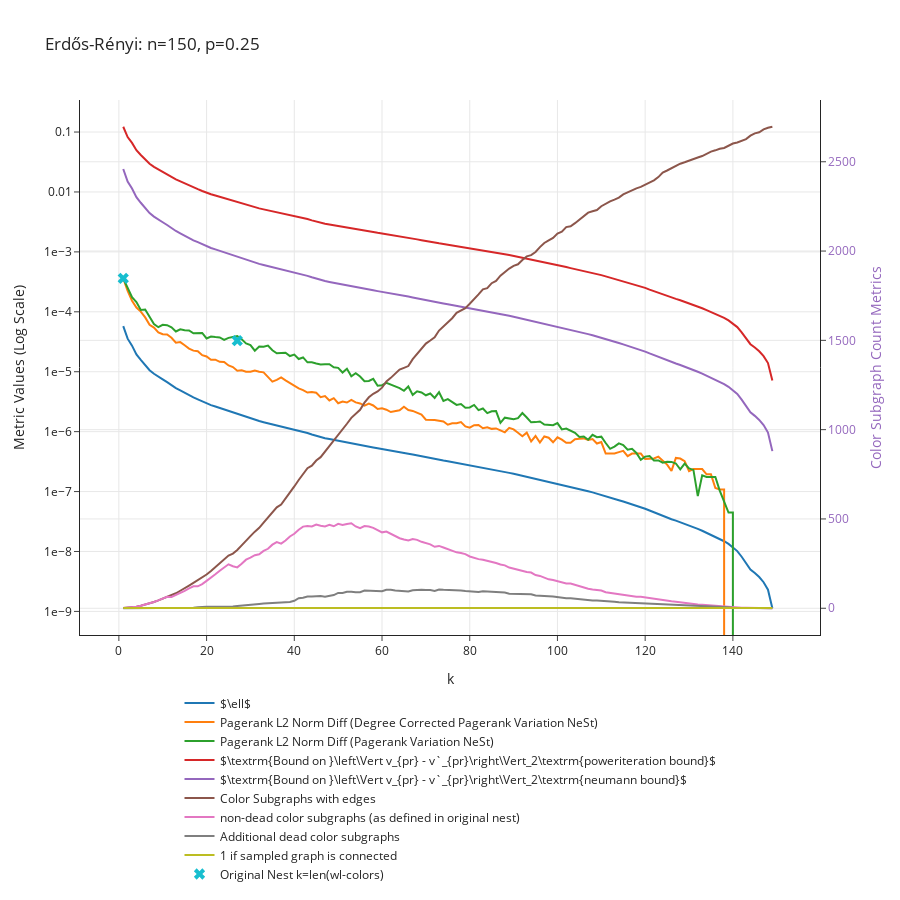

Notebook cell for this chart:
### Code cell
p = 0.25
n = 150
G = nx.erdos_renyi_graph(n, p)
data_dict = get_convergence_data_of_nest(G, min_cluster_size = 1, max_k = 150)
plot_convergence_data(data_dict, f"Erdős-Rényi: n={n}, p={p}")

### Figure 1 — Plotly figure (JSON) as saved in the notebook; plotly's stock layout.template omitted (floating-point values rounded to 4 significant figures; data arrays with more than 128 entries replaced by an {"elided": "..."} marker saying what was removed)
{"data": [{"mode": "lines", "name": "$\\ell$", "type": "scatter", "x": {"elided": "149 int values"}, "y": {"elided": "149 float values"}}, {"mode": "lines", "name": "Pagerank L2 Norm Diff (Degree Corrected Pagerank Variation NeSt)", "type": "scatter", "x": {"elided": "149 int values"}, "y": {"elided": "149 float values"}}, {"mode": "lines", "name": "Pagerank L2 Norm Diff (Pagerank Variation NeSt)", "type": "scatter", "x": {"elided": "149 int values"}, "y": {"elided": "149 float values"}}, {"mode": "lines", "name": "$\\textrm{Bound on }\\left\\Vert v_{pr} - v`_{pr}\\right\\Vert_2\\textrm{poweriteration bound}$", "type": "scatter", "x": {"elided": "149 int values"}, "y": {"elided": "149 float values"}}, {"mode": "lines", "name": "$\\textrm{Bound on }\\left\\Vert v_{pr} - v`_{pr}\\right\\Vert_2\\textrm{neumann bound}$", "type": "scatter", "x": {"elided": "149 int values"}, "y": {"elided": "149 float values"}}, {"mode": "lines", "name": "Color Subgraphs with edges", "type": "scatter", "x": {"elided": "149 int values"}, "y": {"elided": "149 int values"}, "yaxis": "y2"}, {"mode": "lines", "name": "non-dead color subgraphs (as defined in original nest)", "type": "scatter", "x": {"elided": "149 int values"}, "y": {"elided": "149 int values"}, "yaxis": "y2"}, {"mode": "lines", "name": "Additional dead color subgraphs", "type": "scatter", "x": {"elided": "149 int values"}, "y": {"elided": "149 int values"}, "yaxis": "y2"}, {"mode": "lines", "name": "1 if sampled graph is connected", "type": "scatter", "x": {"elided": "149 int values"}, "y": {"elided": "149 int values"}, "yaxis": "y2"}, {"marker": {"size": 10, "symbol": "x"}, "mode": "markers", "name": "Original Nest k=len(wl-colors)", "type": "scatter", "x": [1, 27, 150], "y": [0.0003614, 3.298e-05, 0]}], "layout": {"height": 900, "hovermode": "closest", "legend": {"orientation": "h", "x": 0.5, "xanchor": "center", "y": -0.1, "yanchor": "top"}, "title": {"text": "Erdős-Rényi: n=150, p=0.25"}, "xaxis": {"title": {"text": "k"}}, "yaxis": {"exponentformat": "e", "title": {"text": "Metric Values (Log Scale)"}, "type": "log"}, "yaxis2": {"overlaying": "y", "side": "right", "tickfont": {"color": "rgba(148, 103, 189, 1)"}, "title": {"font": {"color": "rgba(148, 103, 189, 1)"}, "text": "Color Subgraph Count Metrics"}, "type": "linear"}}}
